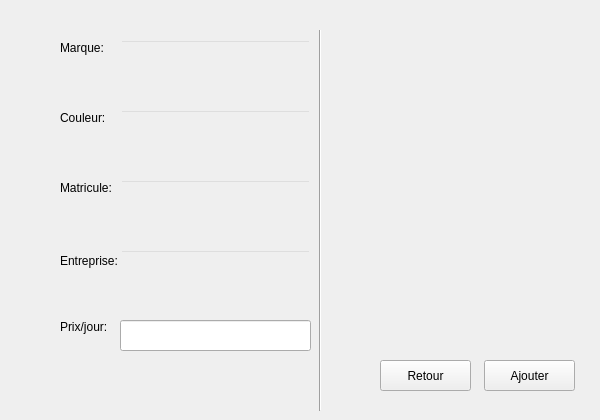
    <widget class="QWidget" name="addCarWindow">
     <widget class="QWidget" name="widget_add_car" native="true">
      <property name="geometry">
       <rect>
        <x>50</x>
        <y>30</y>
        <width>541</width>
        <height>381</height>
       </rect>
      </property>
      <property name="styleSheet">
       <string notr="true">background-image: url(:/new/prefix1/image/103854343_259019528641376_3453490155072435271_n.jpg);
font: italic 9pt &quot;Century Gothic&quot;;
color: qconicalgradient(cx:0.5, cy:0.5, angle:0, stop:0 rgba(35, 40, 3, 255), stop:0.16 rgba(136, 106, 22, 255), stop:0.225 rgba(166, 140, 41, 255), stop:0.285 rgba(204, 181, 74, 255), stop:0.345 rgba(235, 219, 102, 255), stop:0.415 rgba(245, 236, 112, 255), stop:0.52 rgba(209, 190, 76, 255), stop:0.57 rgba(187, 156, 51, 255), stop:0.635 rgba(168, 142, 42, 255), stop:0.695 rgba(202, 174, 68, 255), stop:0.75 rgba(218, 202, 86, 255), stop:0.815 rgba(208, 187, 73, 255), stop:0.88 rgba(187, 156, 51, 255), stop:0.935 rgba(137, 108, 26, 255), stop:1 rgba(35, 40, 3, 255));</string>
      </property>
      <widget class="QLabel" name="matricule">
       <property name="geometry">
        <rect>
         <x>10</x>
         <y>150</y>
         <width>61</width>
         <height>16</height>
        </rect>
       </property>
       <property name="text">
        <string>Matricule:</string>
       </property>
      </widget>
      <widget class="QLabel" name="marque">
       <property name="geometry">
        <rect>
         <x>10</x>
         <y>10</y>
         <width>61</width>
         <height>16</height>
        </rect>
       </property>
       <property name="styleSheet">
        <string notr="true">background:transparent;</string>
       </property>
       <property name="text">
        <string>Marque:</string>
       </property>
      </widget>
      <widget class="QLineEdit" name="prix_jourEdit">
       <property name="geometry">
        <rect>
         <x>70</x>
         <y>290</y>
         <width>191</width>
         <height>31</height>
        </rect>
       </property>
      </widget>
      <widget class="QLineEdit" name="matriculeEdit">
       <property name="geometry">
        <rect>
         <x>70</x>
         <y>150</y>
         <width>191</width>
         <height>31</height>
        </rect>
       </property>
       <property name="styleSheet">
        <string notr="true">background:transparent;</string>
       </property>
      </widget>
      <widget class="QLabel" name="entreprise_car">
       <property name="geometry">
        <rect>
         <x>10</x>
         <y>210</y>
         <width>141</width>
         <height>41</height>
        </rect>
       </property>
       <property name="text">
        <string>Entreprise:</string>
       </property>
      </widget>
      <widget class="QLineEdit" name="marqueEdit">
       <property name="geometry">
        <rect>
         <x>70</x>
         <y>10</y>
         <width>191</width>
         <height>31</height>
        </rect>
       </property>
       <property name="styleSheet">
        <string notr="true">background:transparent;</string>
       </property>
      </widget>
      <widget class="QLabel" name="couleur">
       <property name="geometry">
        <rect>
         <x>10</x>
         <y>80</y>
         <width>51</width>
         <height>16</height>
        </rect>
       </property>
       <property name="text">
        <string>Couleur:</string>
       </property>
      </widget>
      <widget class="QLineEdit" name="couleurEdit">
       <property name="geometry">
        <rect>
         <x>70</x>
         <y>80</y>
         <width>191</width>
         <height>31</height>
        </rect>
       </property>
       <property name="styleSheet">
        <string notr="true">background:transparent;</string>
       </property>
      </widget>
      <widget class="QPushButton" name="add_carButton">
       <property name="geometry">
        <rect>
         <x>434</x>
         <y>330</y>
         <width>91</width>
         <height>31</height>
        </rect>
       </property>
       <property name="styleSheet">
        <string notr="true">background:transparent;
font: italic 12pt &quot;Century Gothic&quot;;
color: qconicalgradient(cx:0.5, cy:0.5, angle:0, stop:0 rgba(35, 40, 3, 255), stop:0.16 rgba(136, 106, 22, 255), stop:0.225 rgba(166, 140, 41, 255), stop:0.285 rgba(204, 181, 74, 255), stop:0.345 rgba(235, 219, 102, 255), stop:0.415 rgba(245, 236, 112, 255), stop:0.52 rgba(209, 190, 76, 255), stop:0.57 rgba(187, 156, 51, 255), stop:0.635 rgba(168, 142, 42, 255), stop:0.695 rgba(202, 174, 68, 255), stop:0.75 rgba(218, 202, 86, 255), stop:0.815 rgba(208, 187, 73, 255), stop:0.88 rgba(187, 156, 51, 255), stop:0.935 rgba(137, 108, 26, 255), stop:1 rgba(35, 40, 3, 255));
border-bottom:2px solid#717072;
border-color: qconicalgradient(cx:0.5, cy:0.5, angle:0, stop:0 rgba(35, 40, 3, 255), stop:0.16 rgba(136, 106, 22, 255), stop:0.225 rgba(166, 140, 41, 255), stop:0.285 rgba(204, 181, 74, 255), stop:0.345 rgba(235, 219, 102, 255), stop:0.415 rgba(245, 236, 112, 255), stop:0.52 rgba(209, 190, 76, 255), stop:0.57 rgba(187, 156, 51, 255), stop:0.635 rgba(168, 142, 42, 255), stop:0.695 rgba(202, 174, 68, 255), stop:0.75 rgba(218, 202, 86, 255), stop:0.815 rgba(208, 187, 73, 255), stop:0.88 rgba(187, 156, 51, 255), stop:0.935 rgba(137, 108, 26, 255), stop:1 rgba(35, 40, 3, 255));
background-color: rgb(255, 212, 250);

border-radius:15px;}
QPushButton:hover{
	
	background-color: rgb(234, 78, 117);
</string>
       </property>
       <property name="text">
        <string>Ajouter</string>
       </property>
      </widget>
      <widget class="QLineEdit" name="entreprise_carEdit">
       <property name="geometry">
        <rect>
         <x>70</x>
         <y>220</y>
         <width>191</width>
         <height>31</height>
        </rect>
       </property>
       <property name="styleSheet">
        <string notr="true">background:transparent;</string>
       </property>
      </widget>
      <widget class="QLabel" name="prix_jour">
       <property name="geometry">
        <rect>
         <x>10</x>
         <y>290</y>
         <width>47</width>
         <height>14</height>
        </rect>
       </property>
       <property name="text">
        <string>Prix/jour:</string>
       </property>
      </widget>
      <widget class="Line" name="line">
       <property name="geometry">
        <rect>
         <x>260</x>
         <y>-10</y>
         <width>20</width>
         <height>391</height>
        </rect>
       </property>
       <property name="orientation">
        <enum>Qt::Vertical</enum>
       </property>
      </widget>
      <widget class="QPushButton" name="return_add_carButton">
       <property name="geometry">
        <rect>
         <x>330</x>
         <y>330</y>
         <width>91</width>
         <height>31</height>
        </rect>
       </property>
       <property name="styleSheet">
        <string notr="true">background:transparent;
font: italic 12pt &quot;Century Gothic&quot;;
color: qconicalgradient(cx:0.5, cy:0.5, angle:0, stop:0 rgba(35, 40, 3, 255), stop:0.16 rgba(136, 106, 22, 255), stop:0.225 rgba(166, 140, 41, 255), stop:0.285 rgba(204, 181, 74, 255), stop:0.345 rgba(235, 219, 102, 255), stop:0.415 rgba(245, 236, 112, 255), stop:0.52 rgba(209, 190, 76, 255), stop:0.57 rgba(187, 156, 51, 255), stop:0.635 rgba(168, 142, 42, 255), stop:0.695 rgba(202, 174, 68, 255), stop:0.75 rgba(218, 202, 86, 255), stop:0.815 rgba(208, 187, 73, 255), stop:0.88 rgba(187, 156, 51, 255), stop:0.935 rgba(137, 108, 26, 255), stop:1 rgba(35, 40, 3, 255));
border-bottom:2px solid#717072;
border-color: qconicalgradient(cx:0.5, cy:0.5, angle:0, stop:0 rgba(35, 40, 3, 255), stop:0.16 rgba(136, 106, 22, 255), stop:0.225 rgba(166, 140, 41, 255), stop:0.285 rgba(204, 181, 74, 255), stop:0.345 rgba(235, 219, 102, 255), stop:0.415 rgba(245, 236, 112, 255), stop:0.52 rgba(209, 190, 76, 255), stop:0.57 rgba(187, 156, 51, 255), stop:0.635 rgba(168, 142, 42, 255), stop:0.695 rgba(202, 174, 68, 255), stop:0.75 rgba(218, 202, 86, 255), stop:0.815 rgba(208, 187, 73, 255), stop:0.88 rgba(187, 156, 51, 255), stop:0.935 rgba(137, 108, 26, 255), stop:1 rgba(35, 40, 3, 255));
background-color: rgb(255, 212, 250);

border-radius:15px;}
QPushButton:hover{
	
	background-color: rgb(234, 78, 117);
</string>
       </property>
       <property name="text">
        <string>Retour</string>
       </property>
      </widget>
     </widget>
    </widget>
